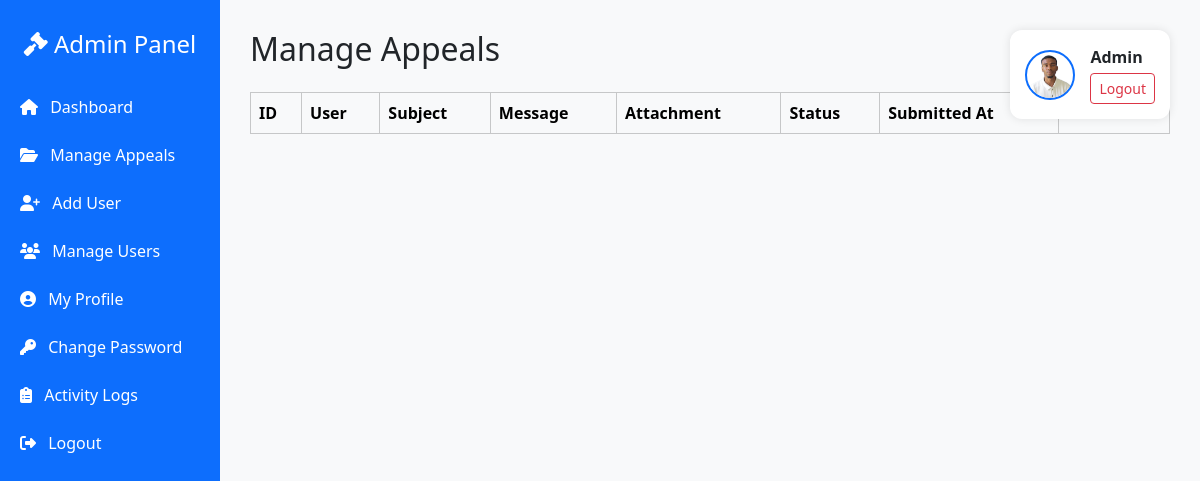
The app's page /admin/manage_appeals.php (signed in), older data.
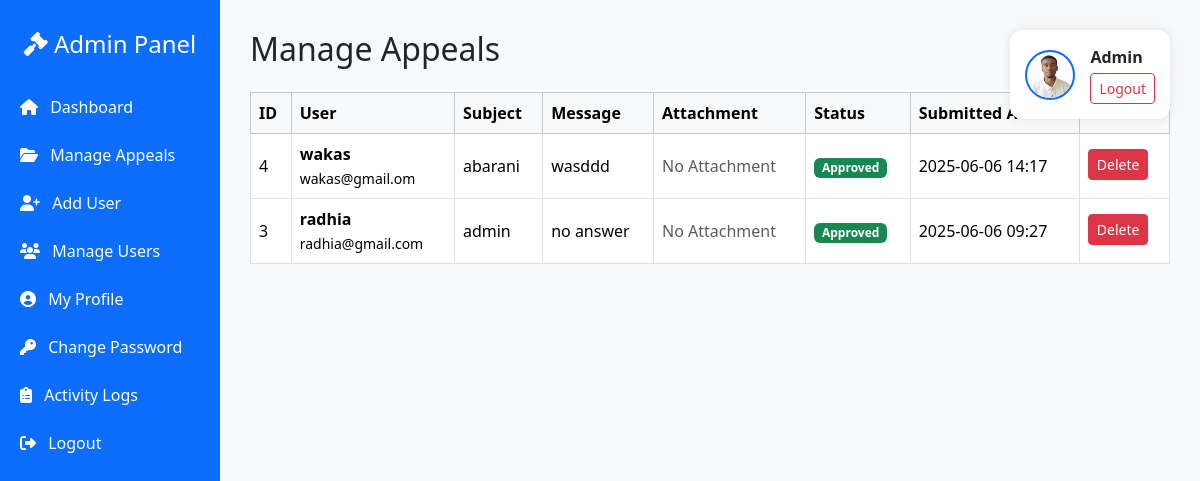
The same page, newer data.
### tables this page shows
CREATE TABLE `appeals` (
  `id` int(11) NOT NULL,
  `user_id` int(11) NOT NULL,
  `subject` varchar(255) NOT NULL,
  `message` text NOT NULL,
  `attachment` varchar(255) DEFAULT NULL,
  `status` enum('Pending','Approved','Rejected') DEFAULT 'Pending',
  `created_at` timestamp NOT NULL DEFAULT current_timestamp()
);

CREATE TABLE `users` (
  `id` int(11) NOT NULL,
  `username` varchar(100) NOT NULL,
  `email` varchar(100) NOT NULL,
  `address` varchar(255) NOT NULL,
  `phone` varchar(20) NOT NULL,
  `gender` enum('Male','Female') NOT NULL,
  `password` varchar(255) NOT NULL,
  `role` enum('admin','user') NOT NULL DEFAULT 'user',
  `created_at` timestamp NOT NULL DEFAULT current_timestamp(),
  `profile_image` varchar(255) DEFAULT 'default.png',
  `department` varchar(100) DEFAULT NULL,
  `course` varchar(100) DEFAULT NULL,
  `year` varchar(20) DEFAULT NULL,
  `level` varchar(50) DEFAULT NULL,
  `department_id` int(11) DEFAULT NULL
);

### admin/manage_appeals.php (the view, shortened to what this page needs)
<?php
include '../db.php';
$query = "SELECT a.*, u.username, u.email FROM appeals a JOIN users u ON a.user_id = u.id ORDER BY a.created_at DESC";
$result = $conn->query($query);
function statusBadge($status) {
    switch ($status) {
        case 'Approved': return '<span class="badge bg-success">Approved</span>';
    }
}
?>
<!DOCTYPE html>
<html lang="en">
<head>
    <link href="https://cdn.jsdelivr.net/npm/bootstrap@5.3.3/dist/css/bootstrap.min.css" rel="stylesheet" />
    <link href="https://cdnjs.cloudflare.com/ajax/libs/font-awesome/6.5.0/css/all.min.css" rel="stylesheet" />
</head>
<body>
<div class="sidebar">
    <h4 class="text-center mb-4"><i class="fas fa-gavel"></i> Admin Panel</h4>
    <a href="dashboard.php"><i class="fas fa-home me-2"></i> Dashboard</a>
    <a href="manage_appeals.php" class="bg-primary"><i class="fas fa-folder-open me-2"></i> Manage Appeals</a>
    <a href="add_user.php"><i class="fas fa-user-plus me-2"></i> Add User</a>
    <a href="manage_users.php"><i class="fas fa-users me-2"></i> Manage Users</a>
    <a href="profile.php"><i class="fas fa-user-circle me-2"></i> My Profile</a>
    <a href="change_password.php"><i class="fas fa-key me-2"></i> Change Password</a>
    <a href="view_logs.php"><i class="fas fa-clipboard-list me-2"></i> Activity Logs</a>
    <a href="../logout.php"><i class="fas fa-sign-out-alt me-2"></i> Logout</a>
</div>
<div class="dashboard-content">
    <h2 class="mb-4">Manage Appeals</h2>
    <div class="table-responsive">
        <table class="table table-bordered table-hover align-middle bg-white">
            <thead class="table-light">
                <tr>
                    <th>ID</th>
                    <th>User</th>
                    <th>Subject</th>
                    <th>Message</th>
                    <th>Attachment</th>
                    <th>Status</th>
                    <th>Submitted At</th>
                    <th>Actions</th>
                </tr>
            </thead>
            <tbody>
                <?php while ($row = $result->fetch_assoc()): ?>
                <tr>
                    <td><?= $row['id'] ?></td>
                    <td>
                        <strong><?= htmlspecialchars($row['username']) ?></strong><br />
                        <small><?= htmlspecialchars($row['email']) ?></small>
                    </td>
                    <td><?= htmlspecialchars($row['subject']) ?></td>
                    <td><?= nl2br(htmlspecialchars($row['message'])) ?></td>
                    <td>
                        <?php if ($row['attachment'] && file_exists('../uploads/' . $row['attachment'])): ?>
                            <a href="../uploads/<?= htmlspecialchars($row['attachment']) ?>" target="_blank" class="btn btn-sm btn-outline-primary">
                                <i class="fas fa-file-download"></i> View
                            </a>
                        <?php else: ?>
                            <span class="text-muted">No Attachment</span>
                        <?php endif; ?>
                    </td>
                    <td><?= statusBadge($row['status']) ?></td>
                    <td><?= date('Y-m-d H:i', strtotime($row['created_at'])) ?></td>
                    <td>
                        <form method="POST" style="display:inline-block;" onsubmit="return confirm('Are you sure?');">
                            <button type="submit" name="action" value="delete" class="btn btn-danger btn-sm mb-1">Delete</button>
                        </form>
                    </td>
                </tr>
                <?php endwhile; ?>
            </tbody>
        </table>
    </div>
</div>
<div class="profile-box">
    <img src="../image/<?= htmlspecialchars($_SESSION['user']['profile_image'] ?? 'default.png') ?>" alt="Profile Image" />
    <div>
        <strong><?= htmlspecialchars($_SESSION['user']['username']) ?></strong><br />
        <a href="../logout.php" class="btn btn-sm btn-outline-danger mt-1">Logout</a>
    </div>
</div>
</body>
</html>

Row changes from the older to the newer data that the page shows:
added appeals: id "4", user.username "wakas", user.email "wakas@gmail.om", subject "abarani", message "wasddd", attachment "No Attachment", status "Approved", created_at "2025-06-06 14:17"
added appeals: id "3", user.username "radhia", user.email "radhia@gmail.com", subject "admin", message "no answer", shows "No Attachment", status "Approved", created_at "2025-06-06 09:27"
